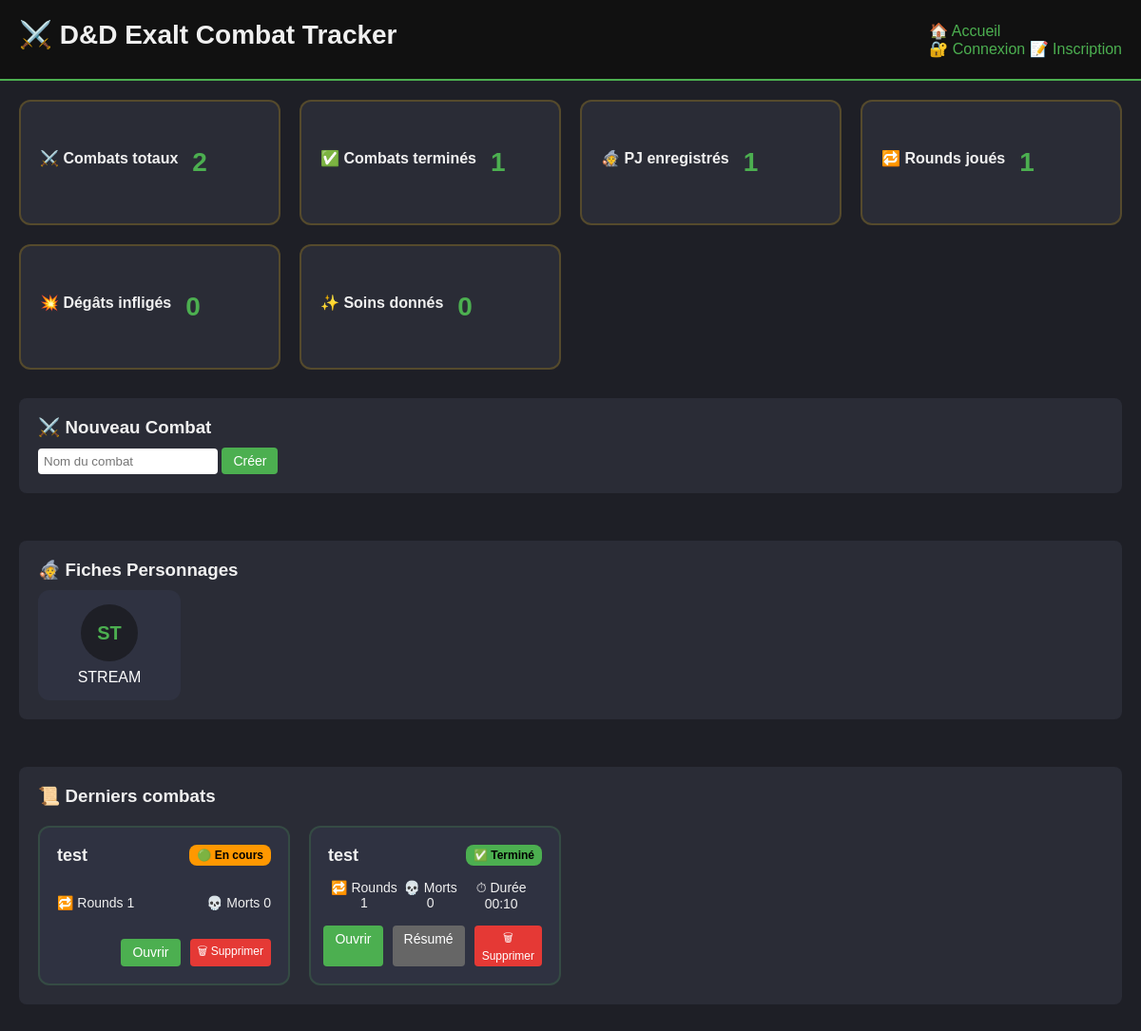
The page / on the database its author committed.
### app/models/character.py (models this page shows, shortened)
class CharacterTemplate(db.Model):
    id = db.Column(db.Integer, primary_key=True)
    owner_id = db.Column(db.Integer, db.ForeignKey('user.id'), nullable=False)
    campaign_id = db.Column(db.Integer, db.ForeignKey('campaign.id'), nullable=True)
    character_type = db.Column(db.String(20), default='PJ')  # PJ, PNJ, Boss
    is_shared = db.Column(db.Boolean, default=False)  # Pour les PNJ partagés par le MJ
    is_public = db.Column(db.Boolean, default=False)  # Visible par tous
    visibility_level = db.Column(db.String(20), default='private')  # private, reduced, semi_complete, complete
    is_active = db.Column(db.Boolean, default=True)
    name = db.Column(db.String(100), nullable=False)
    first_name = db.Column(db.String(50))  # Prénom
    age = db.Column(db.Integer)  # Âge
    background_story = db.Column(db.Text)  # Histoire/background
    character_class = db.Column(db.String(50))
    race = db.Column(db.String(50))
    level = db.Column(db.Integer, default=1)
    notes = db.Column(db.Text)
    private_notes = db.Column(db.Text)
    hp_max = db.Column(db.Integer, nullable=False)
    ac_base = db.Column(db.Integer, nullable=False)
    initiative_bonus = db.Column(db.Integer, default=0)
    force = db.Column(db.Integer, default=10)
    dexterite = db.Column(db.Integer, default=10)
    constitution = db.Column(db.Integer, default=10)
    intelligence = db.Column(db.Integer, default=10)
    sagesse = db.Column(db.Integer, default=10)
    charisme = db.Column(db.Integer, default=10)
    maitrise_force = db.Column(db.Boolean, default=False)
    maitrise_dexterite = db.Column(db.Boolean, default=False)
    maitrise_constitution = db.Column(db.Boolean, default=False)
    maitrise_intelligence = db.Column(db.Boolean, default=False)
    maitrise_sagesse = db.Column(db.Boolean, default=False)
    maitrise_charisme = db.Column(db.Boolean, default=False)
    current_xp = db.Column(db.Integer, default=0)
    image_filename = db.Column(db.String(255), nullable=True)
    pdf_filename = db.Column(db.String(255), nullable=True)
    created_at = db.Column(db.DateTime, default=datetime.utcnow)
    owner = db.relationship('User', foreign_keys=[owner_id], backref=db.backref('owned_characters', lazy=True))
    campaigns = db.relationship('Campaign', secondary='character_campaign_association', backref='campaign_characters')

### app/models/combat.py (models this page shows)
class Combat(db.Model):
    id = db.Column(db.Integer, primary_key=True)
    name = db.Column(db.String(100))
    round = db.Column(db.Integer, default=1)
    current_turn = db.Column(db.Integer, default=0)
    notes = db.Column(db.Text)
    created_at = db.Column(db.DateTime, default=datetime.utcnow)
    is_closed = db.Column(db.Boolean, default=False)
    campaign_id = db.Column(db.Integer, db.ForeignKey('campaign.id'), nullable=True)
    story_arc_id = db.Column(db.Integer, db.ForeignKey('story_arc.id'), nullable=True)
    combatants = db.relationship('Combatant', backref='combat', cascade="all, delete")
    campaign = db.relationship('Campaign', backref=db.backref('combats', lazy=True))
    story_arc = db.relationship('StoryArc', backref=db.backref('combats', lazy=True))
    start_time = db.Column(db.DateTime, nullable=True)
    end_time = db.Column(db.DateTime, nullable=True)
    current_turn_start = db.Column(db.DateTime, nullable=True)
    current_round_start = db.Column(db.DateTime, nullable=True)
    has_started = db.Column(db.Boolean, default=False)

### app/routes/main.py (the view)
@bp.route('/')
def index():
    combats = Combat.query.order_by(Combat.created_at.desc()).all()
    characters = CharacterTemplate.query.order_by(CharacterTemplate.name).all()
    total_combats = Combat.query.count()
    total_closed = Combat.query.filter_by(is_closed=True).count()
    total_pj = CharacterTemplate.query.count()
    total_rounds = sum(c.round for c in combats if c.is_closed)
    total_damage = sum(
        log.value or 0
        for log in CombatLog.query.filter_by(action_type="damage").all()
    )
    total_heal = sum(
        log.value or 0
        for log in CombatLog.query.filter_by(action_type="heal").all()
    )
    combat_cards = []
    for combat in combats:
        if combat.start_time and combat.end_time:
            total_seconds = (combat.end_time - combat.start_time).total_seconds()
            duration = format_duration(total_seconds)
        else:
            duration = None
        total_deaths = len([c for c in combat.combatants if c.is_dead])
        combat_cards.append({
            "id": combat.id,
            "name": combat.name,
            "rounds": combat.round,
            "is_closed": combat.is_closed,
            "duration": duration,
            "deaths": total_deaths
        })
    return render_template(
        'index.html',
        combats=combats,
        total_combats=total_combats,
        total_closed=total_closed,
        total_pj=total_pj,
        total_rounds=total_rounds,
        total_damage=total_damage,
        total_heal=total_heal,
        characters=characters,
        combat_cards=combat_cards
    )

### app/utils/helpers.py (called while the page is built)
def format_duration(seconds):
    if not seconds:
        return "00:00"
    total_seconds = int(seconds)
    minutes = total_seconds // 60
    seconds = total_seconds % 60
    return f"{minutes:02d}:{seconds:02d}"

### templates/index.html
{% extends "base.html" %}
{% block content %}
<div class="dashboard">
    <div class="dashboard-stats">
        <div class="stat-card">
            <h3>⚔️ Combats totaux</h3>
            <p>{{ total_combats }}</p>
        </div>
        <div class="stat-card">
            <h3>✅ Combats terminés</h3>
            <p>{{ total_closed }}</p>
        </div>
        <div class="stat-card">
            <h3>🧙 PJ enregistrés</h3>
            <p>{{ total_pj }}</p>
        </div>
        <div class="stat-card">
            <h3>🔁 Rounds joués</h3>
            <p>{{ total_rounds }}</p>
        </div>
        <div class="stat-card">
            <h3>💥 Dégâts infligés</h3>
            <p>{{ total_damage }}</p>
        </div>
        <div class="stat-card">
            <h3>✨ Soins donnés</h3>
            <p>{{ total_heal }}</p>
        </div>
    </div>
    <div class="card">
        <h3>⚔️ Nouveau Combat</h3>
        <form action="{{ url_for('combat.create_combat') }}" method="post">
            <input type="text" name="name" placeholder="Nom du combat" required>
            <button type="submit" class="btn btn-primary">Créer</button>
        </form>
    </div>
    <div class="card">
        <h3>🧙 Fiches Personnages</h3>
        <div class="pj-dashboard-grid">
            {% for pj in characters %}
            <a href="{{ url_for('template.character_profile', id=pj.id) }}" class="pj-dashboard-card">
                {% if pj.image_filename %}
                    <img src="{{ url_for('static', filename='uploads/' + pj.image_filename) }}"
                         alt="{{ pj.name }}" class="pj-dashboard-img">
                {% else %}
                    <div class="pj-avatar-large">
                        {{ pj.name[:2]|upper }}
                    </div>
                {% endif %}
                {{ pj.name }}
            </a>
            {% endfor %}
        </div>
    </div>
    <div class="card">
        <h3>📜 Derniers combats</h3>
        <div class="combat-card-grid">
            {% for combat in combat_cards %}
            <div class="combat-card">
                <div class="combat-card-header">
                    <h3>{{ combat.name }}</h3>
                    {% if combat.is_closed %}
                        <span class="combat-badge closed">✅ Terminé</span>
                    {% else %}
                        <span class="combat-badge active">🟢 En cours</span>
                    {% endif %}
                </div>
                <div class="combat-card-body">
                    <div class="combat-stat">
                        🔁 Rounds
                        {{ combat.rounds }}
                    </div>
                    <div class="combat-stat">
                        💀 Morts
                        {{ combat.deaths }}
                    </div>
                    {% if combat.duration %}
                    <div class="combat-stat">
                        ⏱ Durée
                        {{ combat.duration }}
                    </div>
                    {% endif %}
                </div>
                <div class="combat-card-actions">
                    <a href="{{ url_for('combat.view_combat', combat_id=combat.id) }}" class="btn btn-primary">Ouvrir</a>
                    {% if combat.is_closed %}
                        <a href="{{ url_for('summary.combat_summary', combat_id=combat.id) }}" class="btn btn-secondary">Résumé</a>
                    {% endif %}
                    <form method="post" action="{{ url_for('combat.delete_combat', combat_id=combat.id) }}" style="display:inline;">
                        <button type="submit" class="btn btn-danger" onclick="return confirm('Êtes-vous sûr de vouloir supprimer ce combat ? Toutes les données seront perdues.')">🗑 Supprimer</button>
                    </form>
                </div>
            </div>
            {% endfor %}
        </div>
    </div>
</div>
{% endblock %}

### static/css/base.css (style rules this page uses)
body { font-family: Arial, sans-serif; background-color: #1e1f26; color: #f0f0f0; margin: 0; padding: 0; }
h1, h2, h3 { margin: 0 0 10px 0; }
a { color: #4caf50; text-decoration: none; }

### static/css/layout.css (style rules this page uses)
.dashboard { display: flex; flex-direction: column; gap: 30px; }
.dashboard-stats { display: grid; grid-template-columns: repeat(auto-fit, minmax(200px, 1fr)); gap: 20px; }
.combat-card-grid { display: grid; grid-template-columns: repeat(auto-fill, minmax(260px, 1fr)); gap: 20px; margin-top: 20px; }
.combat-card { background: #2f3241; border-radius: 12px; padding: 18px; border: 2px solid rgba(76, 175, 80, 0.2); transition: 0.25s ease; display: flex; flex-direction: column; justify-content: space-between; }
.combat-card-header { display: flex; justify-content: space-between; align-items: center; margin-bottom: 15px; }
.combat-card-header h3 { margin: 0; font-size: 18px; }
.combat-card-body { display: flex; justify-content: space-between; margin-bottom: 15px; font-size: 14px; }
.combat-stat { display: flex; flex-direction: column; gap: 4px; text-align: center; }
.combat-card-actions { display: flex; gap: 10px; justify-content: flex-end; }
.pj-dashboard-grid { display: flex; gap: 15px; flex-wrap: wrap; }
.pj-dashboard-card { display: flex; flex-direction: column; align-items: center; background: #2f3241; padding: 15px; border-radius: 12px; text-decoration: none; color: white; width: 120px; transition: 0.2s ease; }
.pj-avatar-large { width: 60px; height: 60px; border-radius: 50%; background: #1e1f26; display: flex; align-items: center; justify-content: center; font-weight: bold; font-size: 20px; margin-bottom: 8px; color: #4caf50; }

### static/css/components.css (style rules this page uses)
.card { background: #2a2c36; padding: 20px; margin-bottom: 20px; border-radius: 8px; }
.btn, .btn-primary, .btn-danger, .btn-secondary { padding: 6px 12px; border-radius: 4px; text-decoration: none; color: white; border: none; cursor: pointer; font-size: 14px; }
.btn { background: #555; }
.btn-primary { background: #4caf50; }
.btn-danger { background: #e53935; }
.btn-secondary { background: #666; }
input, select, textarea { padding: 6px; border-radius: 4px; border: none; }

### static/css/dashboard.css (style rules this page uses)
.dashboard { display: flex; flex-direction: column; gap: 30px; }
.dashboard-stats { display: grid; grid-template-columns: repeat(auto-fit, minmax(220px, 1fr)); gap: 20px; }
.stat-card { background: #2a2c36; padding: 20px; border-radius: 12px; text-align: center; border: 2px solid rgba(76, 175, 80, 0.3); }
.stat-card h3 { font-size: 16px; margin-bottom: 10px; }
.stat-card p { font-size: 28px; font-weight: bold; color: #4caf50; }
.combat-badge { padding: 4px 8px; font-size: 12px; border-radius: 8px; font-weight: bold; }
.combat-badge.closed { background: #4caf50; color: black; }
.combat-badge.active { background: #ff9800; color: black; }
.pj-dashboard-grid { display: flex; gap: 15px; flex-wrap: wrap; }
.pj-dashboard-card { display: flex; flex-direction: column; align-items: center; background: #2f3241; padding: 15px; border-radius: 12px; text-decoration: none; color: white; width: 120px; transition: 0.2s ease; }
.pj-avatar-large { width: 60px; height: 60px; border-radius: 50%; background: #1e1f26; display: flex; align-items: center; justify-content: center; font-weight: bold; font-size: 20px; color: #4caf50; }
.combat-card-actions form { display: inline; }
.combat-card-actions .btn-danger { background: #e53935; font-size: 12px; padding: 4px 8px; }

### static/css/exp_history.css (style rules this page uses)
.stat-card { background: #2a2c36; padding: 20px; border-radius: 12px; border: 2px solid rgba(255, 193, 7, 0.2); display: flex; align-items: center; gap: 15px; transition: all 0.3s ease; }

### rows shown on the page
CharacterTemplate: name "ST", name "STREAM"
Combat: name "test", shows "🟢 En cours", rounds "1", deaths "0"
Combat: name "test", shows "✅ Terminé", rounds "1", deaths "0", duration "00:10"

### other values the page prints
{{ total_combats }} "2"
{{ total_closed }} "1"
{{ total_pj }} "1"
{{ total_rounds }} "1"
{{ total_damage }} "0"
{{ total_heal }} "0"
